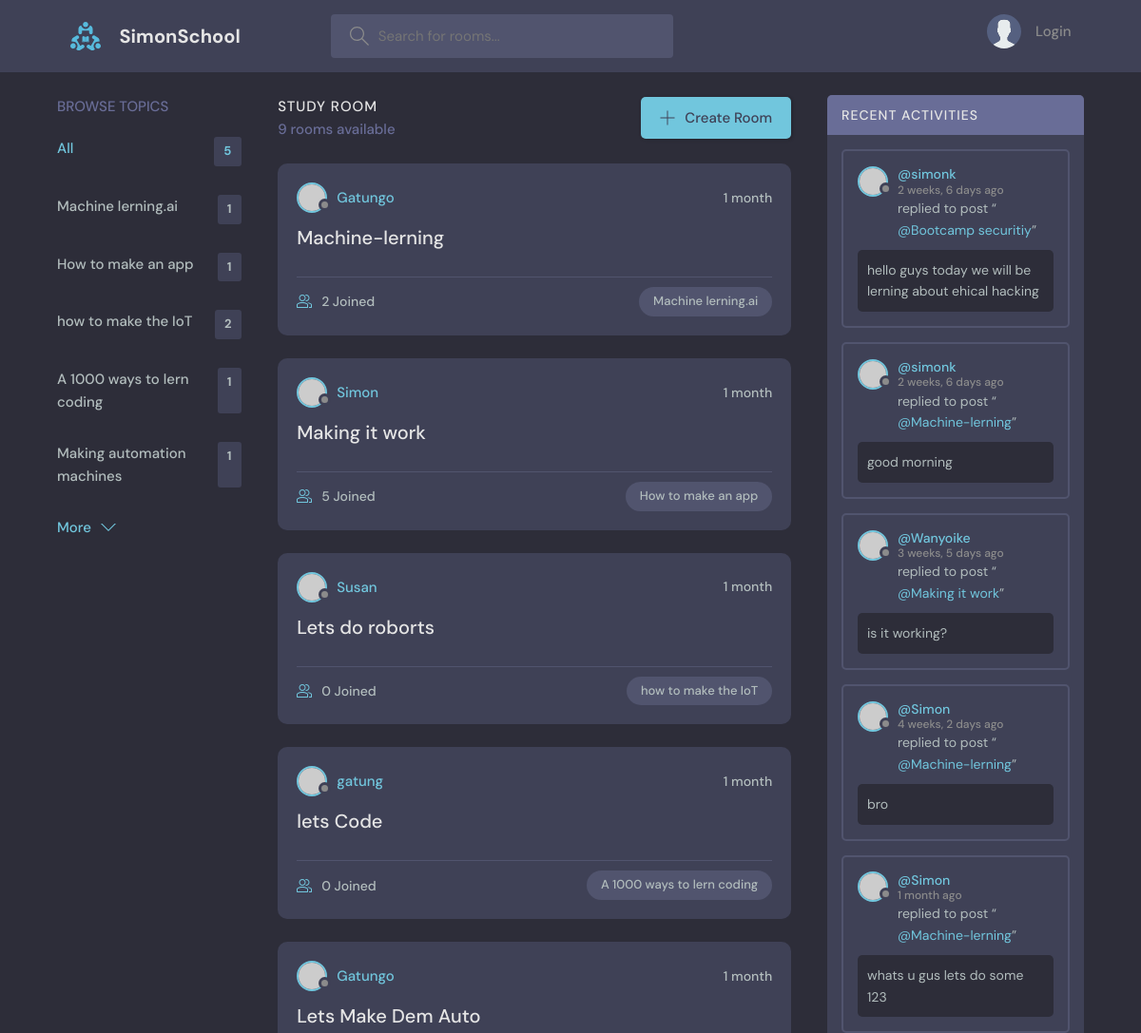
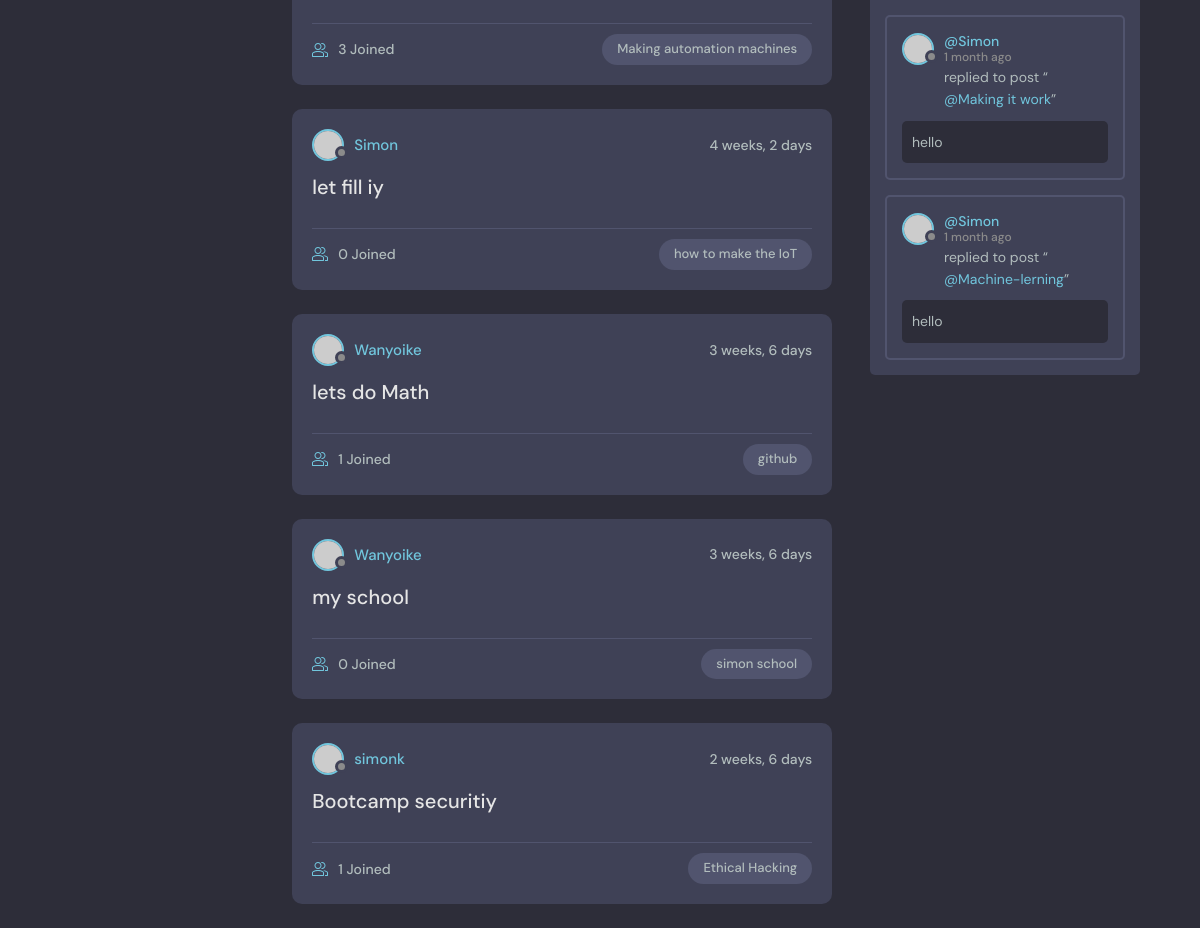
The page / on the database its author committed (2 pictures, top to bottom).
### Baze/models.py (models this page shows, shortened)
class Topic(models.Model):
     name = models.CharField(max_length=200)

class Room(models.Model):
    host =models.ForeignKey(User, on_delete=models.SET_NULL, null= True)
    topic = models.ForeignKey(Topic, on_delete=models.SET_NULL, null = True)
    name = models.CharField(max_length=200)
    description = models.TextField(null=True, blank=True)
    participants = models.ManyToManyField(User, related_name='participants',blank=True)
    updated = models.DateTimeField(auto_now=True)
    created = models.DateTimeField(auto_now_add=True)

class Message(models.Model):
        user = models.ForeignKey(User, on_delete=models.CASCADE)
        room = models.ForeignKey(Room, on_delete=models.CASCADE)
        body = models.TextField()
        updated = models.DateTimeField(auto_now=True)
        created = models.DateTimeField(auto_now_add=True)
        class Meta:
            ordering = ['-updated', '-created']

### Baze/views.py (the view)
# urls.py: path('', views.home, name="home"),
def home(request):
    q = request.GET.get('q')  if request.GET.get('q') != None else ''
    rooms = Room.objects.filter(
        Q(topic__name__icontains=q) &
          Q(name__icontains=q)|
          Q(description__icontains=q))
    topics = Topic.objects.all()[0:5]
    room_count=rooms.count()
    room_messages= Message.objects.filter(Q(room__topic__name__icontains=q))
    context = {'rooms':rooms, 'topics':topics, 'room_count':room_count, 'room_messages':room_messages }
    return render(request, 'Baze/home.html', context )

### Baze/templates/Baze/home.html (shortened to what this page needs)
{%extends 'main.html'%}
{% block content %}
    <main class="layout layout--3">
      <div class="container">
        {% include 'Baze/topics_components.html' %}
        <div class="roomList">
          <div class="roomList__header">
            <div>
              <h2>Study Room</h2>
              <p>{{rooms.count}} rooms available </p>
            </div>
            <a class="btn btn--main" href="{% url 'create-room' %}">
              <svg version="1.1" xmlns="http://www.w3.org/2000/svg" width="32" height="32" viewBox="0 0 32 32">
                <title>add</title>
                <path
                  d="M16.943 0.943h-1.885v14.115h-14.115v1.885h14.115v14.115h1.885v-14.115h14.115v-1.885h-14.115v-14.115z"
                ></path>
              </svg>
              Create Room
            </a>
          </div>
          {%include 'Baze/feed_componnent.html'%}
        </div>
        {%include 'Baze/activity_component.html'%}
      </div>
    </main>
    {% endblock content %}

### Baze/templates/Baze/topics_components.html
<div class="topics">
  <div class="topics__header">
    <h2>Browse Topics</h2>
  </div>
  <ul class="topics__list">
    <li>
      <a href="{% url 'home' %}" class="active">All <span>{{topics.count}} </span></a>
    </li>
    {% for topic in topics %}
    <li>
      <a href="{%url 'home' %} q={{topic.name}}">{{topic.name}} <span>{{topic.room_set.all.count}}</span></a>
    </li>
    {% endfor %}
    </ul>
 <a class="btn btn--link" href="{% url 'topics' %}">
    More
    <svg version="1.1" xmlns="http://www.w3.org/2000/svg" width="32" height="32" viewBox="0 0 32 32">
      <title>chevron-down</title>
      <path d="M16 21l-13-13h-3l16 16 16-16h-3l-13 13z"></path>
    </svg>
  </a>
</div>

### Baze/templates/Baze/feed_componnent.html (shortened to what this page needs)
{% for room in rooms %}
<div class="roomListRoom">
  <div class="roomListRoom__header">
    <a href="{% url 'user-profile' room.host.id %}" class="roomListRoom__author">
      <div class="avatar avatar--small">
        <img src="https://randomuser.me/api/portraits/women/11.jpg" />
      </div>
      <span>{{room.host.username}} </span>
    </a>
    <div class="roomListRoom__actions">
      <span>{{room.created|timesince}} </span>
    </div>
  </div>
  <div class="roomListRoom__content">
    <a href="{% url 'room' room.id %}">{{room.name}} </a>
  </div>
  <div class="roomListRoom__meta">
    <a href="{% url 'room' room.id %}" class="roomListRoom__joined">
      {{room.participants.all.count}} Joined
    </a>
    <p class="roomListRoom__topic">{{room.topic.name}}</p>
  </div>
</div>
{%endfor%}

### Baze/templates/Baze/activity_component.html (shortened to what this page needs)
<div class="activities">
  <div class="activities__header">
    <h2>Recent Activities</h2>
  </div>
  {%for message in room_messages%}
  <div class="activities__box">
    <div class="activities__boxHeader roomListRoom__header">
      <a href="{% url 'user-profile' message.user.id %}" class="roomListRoom__author">
        <div class="avatar avatar--small">
          <img src="https://randomuser.me/api/portraits/women/11.jpg" />
        </div>
        <p>
          @{{message.user}}
          <span> {{message.created|timesince}} ago</span>
        </p>
      </a>
    </div>
    <div class="activities__boxContent">
      <p>replied to post “<a href="{%url 'room' message.user.id %}">@{{message.room.name}}</a>”</p>
      <div class="activities__boxRoomContent">
        {{message.body}}
      </div>
    </div>
  </div>
  {% endfor %}
</div>

### rows shown on the page
Topic: name "Machine lerning.ai", room_set.all.count "1"
Topic: name "How to make an app", room_set.all.count "1"
Topic: name "how to make the IoT", room_set.all.count "2"
Topic: name "A 1000 ways to lern coding", room_set.all.count "1"
Topic: name "Making automation machines", room_set.all.count "1"
Room: host.username "Gatungo", created "1 month", name "Machine-lerning", participants.all.count "2", topic.name "Machine lerning.ai"
Room: host.username "Simon", created "1 month", name "Making it work", participants.all.count "5", topic.name "How to make an app"
Room: host.username "Susan", created "1 month", name "Lets do roborts", participants.all.count "0", topic.name "how to make the IoT"
Room: host.username "gatung", created "1 month", name "lets Code", participants.all.count "0", topic.name "A 1000 ways to lern coding"
Room: host.username "Gatungo", created "1 month", name "Lets Make Dem Auto", participants.all.count "3", topic.name "Making automation machines"
Room: host.username "Simon", created "4 weeks, 2 days", name "let fill iy", participants.all.count "0", topic.name "how to make the IoT"
Room: host.username "Wanyoike", created "3 weeks, 6 days", name "lets do Math", participants.all.count "1", topic.name "github"
Room: host.username "Wanyoike", created "3 weeks, 6 days", name "my school", participants.all.count "0", topic.name "simon school"
Room: host.username "simonk", created "2 weeks, 6 days", name "Bootcamp securitiy", participants.all.count "1", topic.name "Ethical Hacking"
Message: user "simonk", created "2 weeks, 6 days", room.name "Bootcamp securitiy", body "hello guys today we will be lerning about ehical hacking"
Message: user "simonk", created "2 weeks, 6 days", room.name "Machine-lerning", body "good morning"
Message: user "Wanyoike", created "3 weeks, 5 days", room.name "Making it work", body "is it working?"
Message: user "Simon", created "4 weeks, 2 days", room.name "Machine-lerning", body "bro"
Message: user "Simon", created "1 month", room.name "Machine-lerning", body "whats u gus lets do some 123"
Message: user "Simon", created "1 month", room.name "Making it work", body "hello"
Message: user "Simon", created "1 month", room.name "Machine-lerning", body "hello"

### other values the page prints
{{ topics.count }} "5"
{{ rooms.count }} "9"
